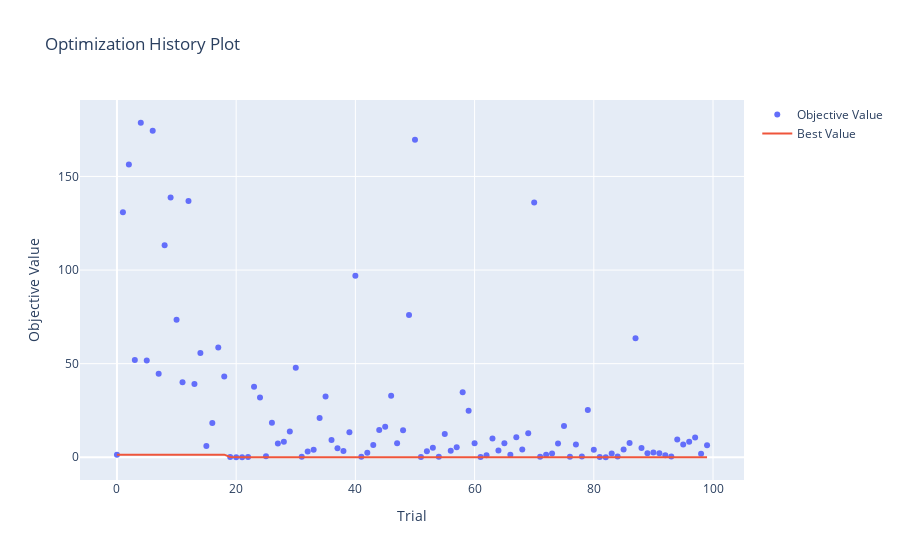

Source (notebook cell):
### Code cell
from optuna.visualization import plot_optimization_history,plot_contour, plot_parallel_coordinate, plot_param_importances, plot_slice

plot_optimization_history(study).show()
